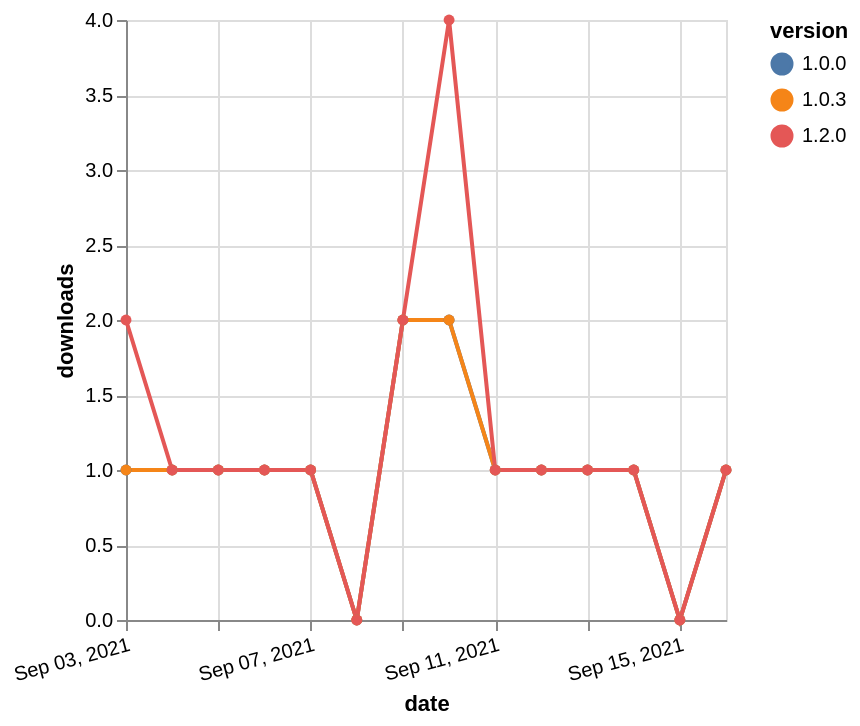

Vega-Lite specification stored for this chart:
### Vega-Lite specification from a JSON file in a GitHub repository (floating-point values rounded to 4 significant figures)
{"$schema": "https://vega.github.io/schema/vega-lite/v5.json", "description": "A simple bar chart with embedded data.", "data": {"values": [{"date": "2021-09-03", "total": 152, "delta": 1, "version": "1.0.0"}, {"date": "2021-09-04", "total": 153, "delta": 1, "version": "1.0.0"}, {"date": "2021-09-05", "total": 154, "delta": 1, "version": "1.0.0"}, {"date": "2021-09-06", "total": 155, "delta": 1, "version": "1.0.0"}, {"date": "2021-09-07", "total": 156, "delta": 1, "version": "1.0.0"}, {"date": "2021-09-08", "total": 156, "delta": 0, "version": "1.0.0"}, {"date": "2021-09-09", "total": 158, "delta": 2, "version": "1.0.0"}, {"date": "2021-09-10", "total": 160, "delta": 2, "version": "1.0.0"}, {"date": "2021-09-11", "total": 161, "delta": 1, "version": "1.0.0"}, {"date": "2021-09-12", "total": 162, "delta": 1, "version": "1.0.0"}, {"date": "2021-09-13", "total": 163, "delta": 1, "version": "1.0.0"}, {"date": "2021-09-14", "total": 164, "delta": 1, "version": "1.0.0"}, {"date": "2021-09-15", "total": 164, "delta": 0, "version": "1.0.0"}, {"date": "2021-09-16", "total": 165, "delta": 1, "version": "1.0.0"}, {"date": "2021-09-03", "total": 139, "delta": 1, "version": "1.0.3"}, {"date": "2021-09-04", "total": 140, "delta": 1, "version": "1.0.3"}, {"date": "2021-09-05", "total": 141, "delta": 1, "version": "1.0.3"}, {"date": "2021-09-06", "total": 142, "delta": 1, "version": "1.0.3"}, {"date": "2021-09-07", "total": 143, "delta": 1, "version": "1.0.3"}, {"date": "2021-09-08", "total": 143, "delta": 0, "version": "1.0.3"}, {"date": "2021-09-09", "total": 145, "delta": 2, "version": "1.0.3"}, {"date": "2021-09-10", "total": 147, "delta": 2, "version": "1.0.3"}, {"date": "2021-09-11", "total": 148, "delta": 1, "version": "1.0.3"}, {"date": "2021-09-12", "total": 149, "delta": 1, "version": "1.0.3"}, {"date": "2021-09-13", "total": 150, "delta": 1, "version": "1.0.3"}, {"date": "2021-09-14", "total": 151, "delta": 1, "version": "1.0.3"}, {"date": "2021-09-15", "total": 151, "delta": 0, "version": "1.0.3"}, {"date": "2021-09-16", "total": 152, "delta": 1, "version": "1.0.3"}, {"date": "2021-09-03", "total": 122, "delta": 2, "version": "1.2.0"}, {"date": "2021-09-04", "total": 123, "delta": 1, "version": "1.2.0"}, {"date": "2021-09-05", "total": 124, "delta": 1, "version": "1.2.0"}, {"date": "2021-09-06", "total": 125, "delta": 1, "version": "1.2.0"}, {"date": "2021-09-07", "total": 126, "delta": 1, "version": "1.2.0"}, {"date": "2021-09-08", "total": 126, "delta": 0, "version": "1.2.0"}, {"date": "2021-09-09", "total": 128, "delta": 2, "version": "1.2.0"}, {"date": "2021-09-10", "total": 132, "delta": 4, "version": "1.2.0"}, {"date": "2021-09-11", "total": 133, "delta": 1, "version": "1.2.0"}, {"date": "2021-09-12", "total": 134, "delta": 1, "version": "1.2.0"}, {"date": "2021-09-13", "total": 135, "delta": 1, "version": "1.2.0"}, {"date": "2021-09-14", "total": 136, "delta": 1, "version": "1.2.0"}, {"date": "2021-09-15", "total": 136, "delta": 0, "version": "1.2.0"}, {"date": "2021-09-16", "total": 137, "delta": 1, "version": "1.2.0"}]}, "width": "container", "mark": {"type": "line", "point": {"filled": true}}, "encoding": {"x": {"field": "date", "type": "temporal", "timeUnit": "yearmonthdate", "title": "date", "axis": {"labelAngle": -15}}, "y": {"field": "delta", "type": "quantitative", "title": "downloads"}, "color": {"field": "version", "type": "nominal"}, "tooltip": {"field": "delta"}}}
